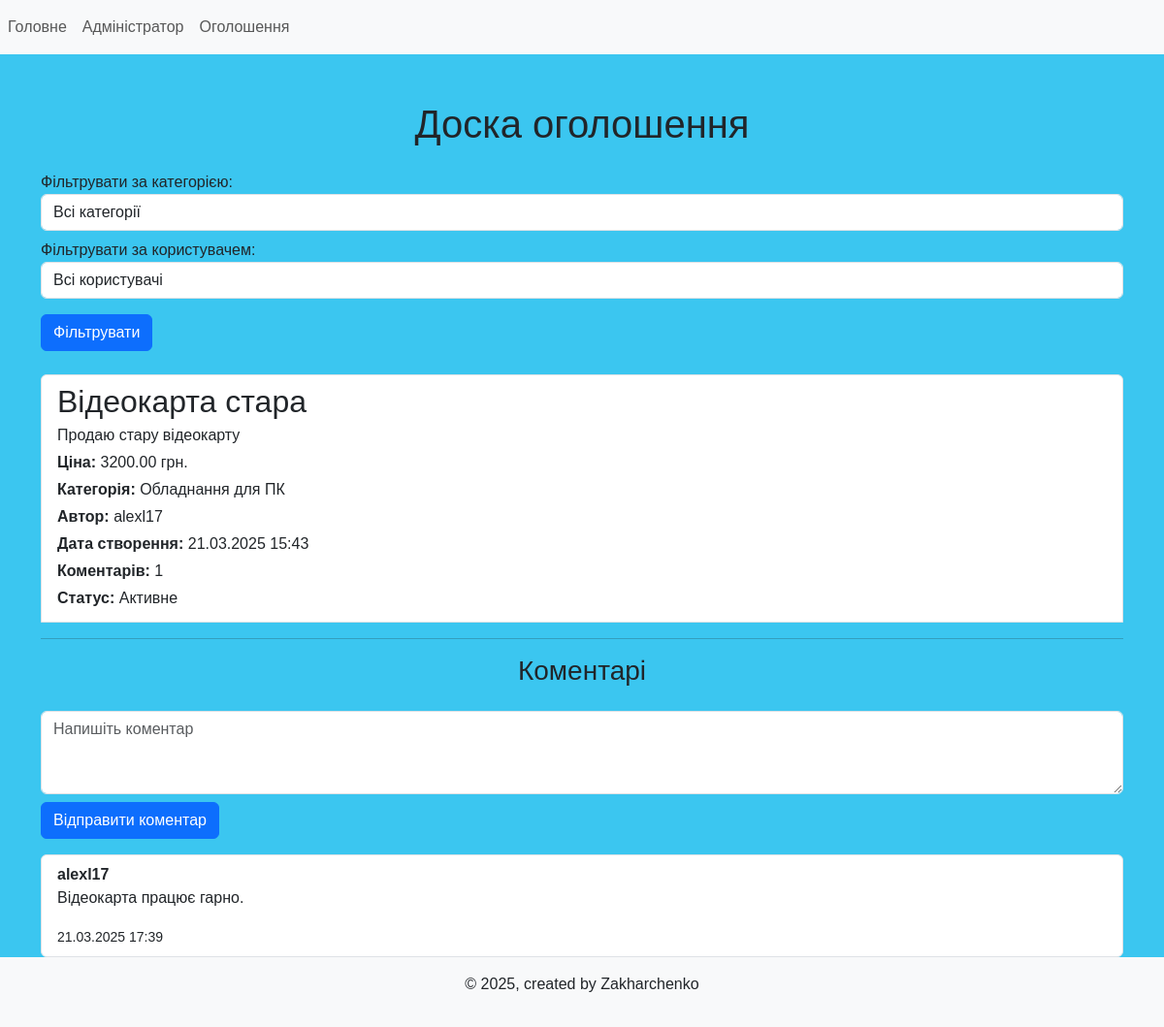
/ads_list/, run on the app's committed database.
### board/models.py (models this page shows, shortened)
class Ad(models.Model):
    title = models.CharField(max_length=255)
    description = models.TextField()
    price = models.DecimalField(max_digits=10, decimal_places=2)
    created_at = models.DateTimeField(auto_now_add=True)
    is_active = models.BooleanField(default=True)
    category = models.ForeignKey('Category', on_delete=models.SET_NULL, null=True, blank=True)
    user = models.ForeignKey('User', on_delete=models.CASCADE)

class Category(models.Model):
    name = models.CharField(max_length=255)
    description = models.TextField()

class User(AbstractUser):
    phone_number = models.CharField(max_length=15, blank=True, null=True)
    address = models.CharField(max_length=255, blank=True, null=True)

class Comment(models.Model):
    content = models.TextField(max_length=255)
    created_at = models.DateTimeField(auto_now_add=True)
    ad = models.ForeignKey(Ad, related_name='comments', on_delete=models.CASCADE)
    user = models.ForeignKey('User', on_delete=models.CASCADE)

### board/views.py (the view)
# urls.py: path('ads_list/', views.ad_list_view, name='ads_list'),
def ad_list_view(request: HttpRequest) -> render:
    categories = Category.objects.all()
    users = User.objects.all()
    ads = Ad.objects.all()
    if 'category' in request.GET and request.GET['category']:
        ads = ads.filter(category_id=request.GET['category'])
    if 'status' in request.GET and request.GET['status']:
        if request.GET['status'] == 'active':
            ads = ads.filter(is_active=True)
        elif request.GET['status'] == 'inactive':
            ads = ads.filter(is_active=False)
    if 'user' in request.GET and request.GET['user']:
        ads = ads.filter(user_id=request.GET['user'])
    ads = ads.annotate(comment_count=Count('comments'))
    return render(request, 'board/ads_list.html', {
        'ads': ads,
        'categories': categories,
        'users': users,
    })

### board/templates/board/ads_list.html (shortened to what this page needs)
{% include 'board/head.html' %}
<div class="container mt-5">
<h1 class="mb-4 jumbotron text-center">Доска оголошення</h1>
    {% include 'board/announce.html' %}
    {% if ads %}
        <ul class="list-group">
            {% for ad in ads %}
                <li class="list-group-item">
                    <h2 class="mb-1">{{ ad.title }}</h2>
                    <p class="mb-1">{{ ad.description }}</p>
                    <p class="mb-1"><strong>Ціна:</strong> {{ ad.price }} грн.</p>
                    <p class="mb-1"><strong>Категорія:</strong> {{ ad.category.name }}</p>
                    <p class="mb-1"><strong>Автор:</strong> {{ ad.user.username }}</p>
                    <p class="mb-1"><strong>Дата створення:</strong> {{ ad.created_at|date:"d.m.Y H:i" }}</p>
                    <p class="mb-1"><strong>Коментарів:</strong> {{ ad.comment_count }}</p>
                    {% if ad.is_active %}
                        <p class="mb-1"><strong>Статус:</strong> Активне</p>
                    {% else %}
                        <p class="mb-1"><strong>Статус:</strong> Неактивне</p>
                    {% endif %}
                </li>
                <hr>
                <h3 class="mb-4 jumbotron text-center">Коментарі</h3>
                <form method="POST" action="{% url 'ad_detail' ad.id %}">
                    <div class="form-group">
                        <textarea name="comment" class="form-control" placeholder="Напишіть коментар" rows="3"></textarea>
                    </div>
                    <button type="submit" class="btn btn-primary mt-2">Відправити коментар</button>
                </form>
                <ul class="list-group">
                    {% for comment in ad.comments.all %}
                        <li class="mt-3 list-group-item">
                            <strong>{{ comment.user.username }}</strong>
                            <p>{{ comment.content }}</p>
                            <small>{{ comment.created_at|date:"d.m.Y H:i" }}</small>
                        </li>
                    {% empty %}
                        <li class="mt-3 list-group-item">Немає коментарів для цього оголошення.</li>
                    {% endfor %}
                </ul>
            {% endfor %}
        </ul>
    {% else %}
        <p class="mb-1">Нема оголошення для відображення.</p>
    {% endif %}
</div>
{% include 'board/footer.html' %}

### board/templates/board/head.html (shortened to what this page needs)
<!DOCTYPE html>
<head>
    <link href="https://cdnjs.cloudflare.com/ajax/libs/bootstrap/5.3.0/css/bootstrap.min.css" rel="stylesheet">
    {% load static %}
    <link rel="stylesheet"  href="{% static 'board.css' %}">
</head>
<header>
        <nav role="navigation" id="show_nav" class="nb navbar navbar-expand-lg navbar-light bg-light">
            <ul class="u1 navbar-nav ml-auto">
                <li class="li2 nav-item"><a class="a1 nav-link" href="{% url 'board' %}">Головне</a></li>
                <li class="li2 nav-item"><a class="a1 nav-link" href="/admin">Адміністратор</a></li>
                <li class="li2 nav-item"><a class="a1 nav-link" href="{% url 'ads_list' %}">Оголошення</a></li>
            </ul>
        </nav>
</header>

### board/templates/board/announce.html (shortened to what this page needs)
<form method="GET" class="mb-4">
    <div class="form-group">
        <label for="category">Фільтрувати за категорією:</label>
        <select id="category" name="category" class="form-control">
            <option value="">Всі категорії</option>
        </select>
    </div>
    <div class="form-group mt-2">
        <label for="user">Фільтрувати за користувачем:</label>
        <select id="user" name="user" class="form-control">
            <option value="">Всі користувачі</option>
        </select>
    </div>
    <button type="submit" class="btn btn-primary mt-3">Фільтрувати</button>
</form>

### board/templates/board/footer.html
<footer class="bg-light text-center py-3">
    <p class="g1">&copy; 2025, created by Zakharchenko</p>
</footer>

### data on the page
Ad: title "Відеокарта стара", description "Продаю стару відеокарту", price "3200.00", category.name "Обладнання для ПК", user.username "alexl17", created_at "21.03.2025 15:43", comment_count "1", shows "Статус:", is_active "Активне"
Comment: user.username "alexl17", content "Відеокарта працює гарно.", created_at "21.03.2025 17:39"
